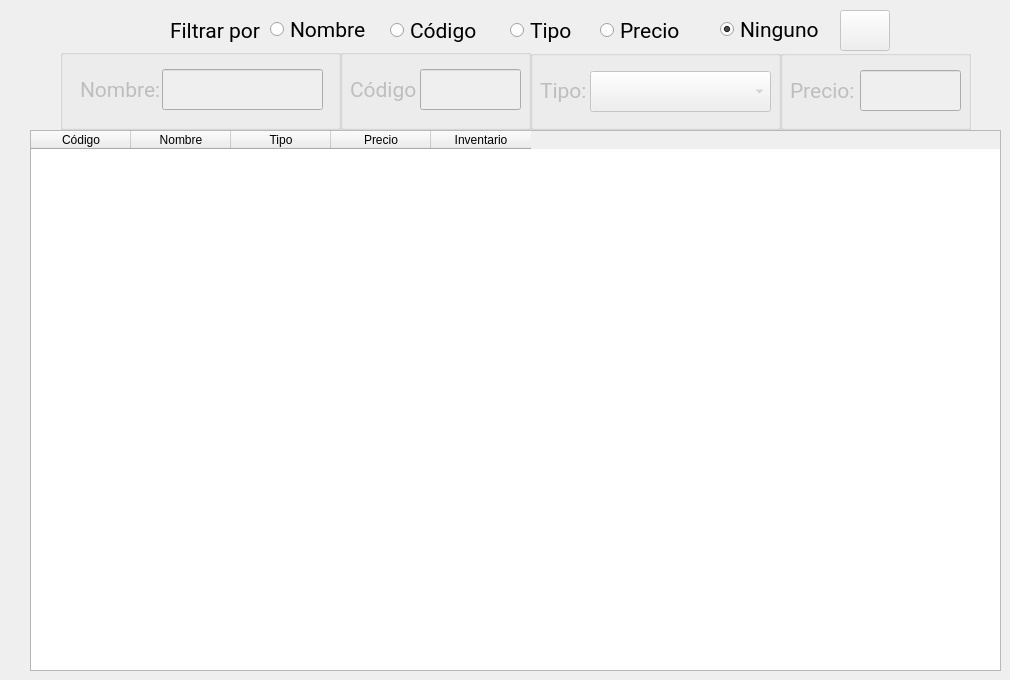
      <widget class="QWidget" name="tab_6">
       <attribute name="title">
        <string>User</string>
       </attribute>
       <widget class="QRadioButton" name="radioButton">
        <property name="geometry">
         <rect>
          <x>270</x>
          <y>9</y>
          <width>101</width>
          <height>41</height>
         </rect>
        </property>
        <property name="font">
         <font>
          <family>Roboto</family>
          <pointsize>16</pointsize>
         </font>
        </property>
        <property name="text">
         <string>Nombre</string>
        </property>
       </widget>
       <widget class="QGroupBox" name="groupBox_2">
        <property name="enabled">
         <bool>false</bool>
        </property>
        <property name="geometry">
         <rect>
          <x>340</x>
          <y>49</y>
          <width>191</width>
          <height>81</height>
         </rect>
        </property>
        <property name="title">
         <string/>
        </property>
        <widget class="QLabel" name="label_2">
         <property name="geometry">
          <rect>
           <x>10</x>
           <y>20</y>
           <width>71</width>
           <height>41</height>
          </rect>
         </property>
         <property name="font">
          <font>
           <family>Roboto</family>
           <pointsize>16</pointsize>
          </font>
         </property>
         <property name="text">
          <string>Código</string>
         </property>
        </widget>
        <widget class="QLineEdit" name="lineEdit_2">
         <property name="geometry">
          <rect>
           <x>80</x>
           <y>20</y>
           <width>101</width>
           <height>41</height>
          </rect>
         </property>
         <property name="font">
          <font>
           <family>Roboto</family>
           <pointsize>14</pointsize>
          </font>
         </property>
        </widget>
       </widget>
       <widget class="QRadioButton" name="radioButton_2">
        <property name="geometry">
         <rect>
          <x>390</x>
          <y>10</y>
          <width>101</width>
          <height>41</height>
         </rect>
        </property>
        <property name="font">
         <font>
          <family>Roboto</family>
          <pointsize>16</pointsize>
         </font>
        </property>
        <property name="text">
         <string>Código</string>
        </property>
       </widget>
       <widget class="QRadioButton" name="radioButton_3">
        <property name="geometry">
         <rect>
          <x>510</x>
          <y>10</y>
          <width>71</width>
          <height>41</height>
         </rect>
        </property>
        <property name="font">
         <font>
          <family>Roboto</family>
          <pointsize>16</pointsize>
         </font>
        </property>
        <property name="text">
         <string>Tipo</string>
        </property>
       </widget>
       <widget class="QGroupBox" name="groupBox">
        <property name="enabled">
         <bool>false</bool>
        </property>
        <property name="geometry">
         <rect>
          <x>60</x>
          <y>49</y>
          <width>281</width>
          <height>81</height>
         </rect>
        </property>
        <property name="title">
         <string/>
        </property>
        <widget class="QLabel" name="label">
         <property name="geometry">
          <rect>
           <x>20</x>
           <y>20</y>
           <width>81</width>
           <height>41</height>
          </rect>
         </property>
         <property name="font">
          <font>
           <family>Roboto</family>
           <pointsize>16</pointsize>
          </font>
         </property>
         <property name="text">
          <string>Nombre: </string>
         </property>
        </widget>
        <widget class="QLineEdit" name="lineEdit">
         <property name="geometry">
          <rect>
           <x>102</x>
           <y>20</y>
           <width>161</width>
           <height>41</height>
          </rect>
         </property>
         <property name="font">
          <font>
           <family>Roboto</family>
           <pointsize>14</pointsize>
          </font>
         </property>
        </widget>
       </widget>
       <widget class="QLabel" name="label_16">
        <property name="geometry">
         <rect>
          <x>170</x>
          <y>10</y>
          <width>91</width>
          <height>41</height>
         </rect>
        </property>
        <property name="font">
         <font>
          <family>Roboto</family>
          <pointsize>16</pointsize>
         </font>
        </property>
        <property name="text">
         <string>Filtrar por:</string>
        </property>
       </widget>
       <widget class="QRadioButton" name="radioButton_5">
        <property name="geometry">
         <rect>
          <x>720</x>
          <y>9</y>
          <width>101</width>
          <height>41</height>
         </rect>
        </property>
        <property name="font">
         <font>
          <family>Roboto</family>
          <pointsize>16</pointsize>
         </font>
        </property>
        <property name="text">
         <string>Ninguno</string>
        </property>
        <property name="checked">
         <bool>true</bool>
        </property>
       </widget>
       <widget class="QGroupBox" name="groupBox_3">
        <property name="enabled">
         <bool>false</bool>
        </property>
        <property name="geometry">
         <rect>
          <x>530</x>
          <y>50</y>
          <width>251</width>
          <height>80</height>
         </rect>
        </property>
        <property name="title">
         <string/>
        </property>
        <widget class="QComboBox" name="comboBox">
         <property name="geometry">
          <rect>
           <x>60</x>
           <y>21</y>
           <width>181</width>
           <height>41</height>
          </rect>
         </property>
         <property name="styleSheet">
          <string notr="true"/>
         </property>
        </widget>
        <widget class="QLabel" name="label_3">
         <property name="geometry">
          <rect>
           <x>10</x>
           <y>20</y>
           <width>51</width>
           <height>41</height>
          </rect>
         </property>
         <property name="font">
          <font>
           <family>Roboto</family>
           <pointsize>16</pointsize>
          </font>
         </property>
         <property name="text">
          <string>Tipo: </string>
         </property>
        </widget>
       </widget>
       <widget class="QGroupBox" name="groupBox_4">
        <property name="enabled">
         <bool>false</bool>
        </property>
        <property name="geometry">
         <rect>
          <x>780</x>
          <y>50</y>
          <width>191</width>
          <height>80</height>
         </rect>
        </property>
        <property name="title">
         <string/>
        </property>
        <widget class="QLineEdit" name="lineEdit_3">
         <property name="geometry">
          <rect>
           <x>80</x>
           <y>20</y>
           <width>101</width>
           <height>41</height>
          </rect>
         </property>
         <property name="font">
          <font>
           <family>Roboto</family>
           <pointsize>14</pointsize>
          </font>
         </property>
        </widget>
        <widget class="QLabel" name="label_4">
         <property name="geometry">
          <rect>
           <x>10</x>
           <y>20</y>
           <width>71</width>
           <height>41</height>
          </rect>
         </property>
         <property name="font">
          <font>
           <family>Roboto</family>
           <pointsize>16</pointsize>
          </font>
         </property>
         <property name="text">
          <string>Precio: </string>
         </property>
        </widget>
       </widget>
       <widget class="QRadioButton" name="radioButton_4">
        <property name="geometry">
         <rect>
          <x>600</x>
          <y>10</y>
          <width>101</width>
          <height>41</height>
         </rect>
        </property>
        <property name="font">
         <font>
          <family>Roboto</family>
          <pointsize>16</pointsize>
         </font>
        </property>
        <property name="text">
         <string>Precio</string>
        </property>
       </widget>
       <widget class="QTableWidget" name="tableWidget">
        <property name="geometry">
         <rect>
          <x>30</x>
          <y>130</y>
          <width>971</width>
          <height>541</height>
         </rect>
        </property>
        <column>
         <property name="text">
          <string>Código</string>
         </property>
        </column>
        <column>
         <property name="text">
          <string>Nombre</string>
         </property>
        </column>
        <column>
         <property name="text">
          <string>Tipo</string>
         </property>
        </column>
        <column>
         <property name="text">
          <string>Precio</string>
         </property>
        </column>
        <column>
         <property name="text">
          <string>Inventario</string>
         </property>
        </column>
       </widget>
       <widget class="QPushButton" name="pushButton_21">
        <property name="enabled">
         <bool>false</bool>
        </property>
        <property name="geometry">
         <rect>
          <x>840</x>
          <y>10</y>
          <width>50</width>
          <height>41</height>
         </rect>
        </property>
        <property name="text">
         <string/>
        </property>
        <property name="icon">
         <iconset resource="icons.qrc">
          <normaloff>:/icons/search.png</normaloff>:/icons/search.png</iconset>
        </property>
       </widget>
      </widget>
